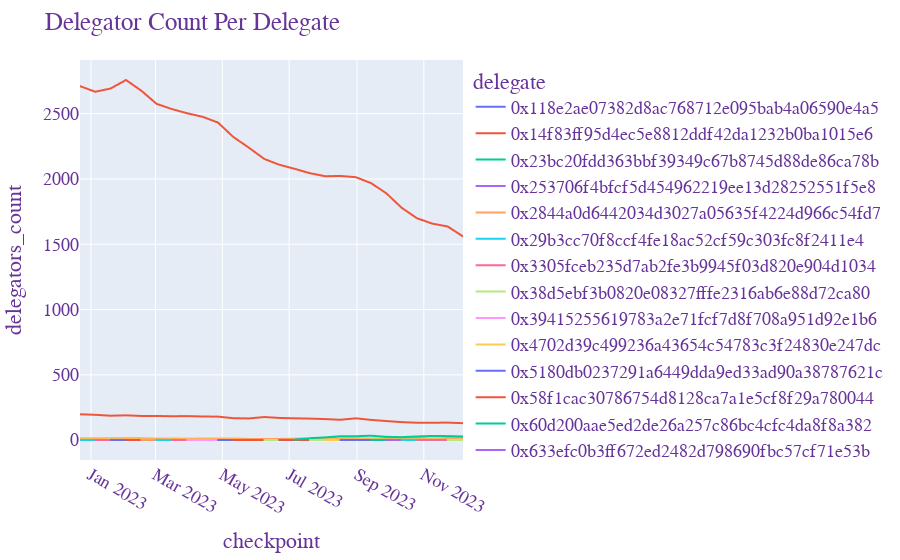

Notebook code for this chart:
### Code cell
fig = px.line(pcb.aggregate_delegates, x="checkpoint", y="delegators_count", color='delegate')
fig.update_layout(
    title=f"Delegator Count Per Delegate",
#     xaxis_title="X Axis Title",
#     yaxis_title="Y Axis Title",
#     legend_title="Legend Title",
    font=dict(
        family="Courier New, monospace",
        size=18,
        color="RebeccaPurple"
    ),
    # height= 1000,
)
fig.show()
